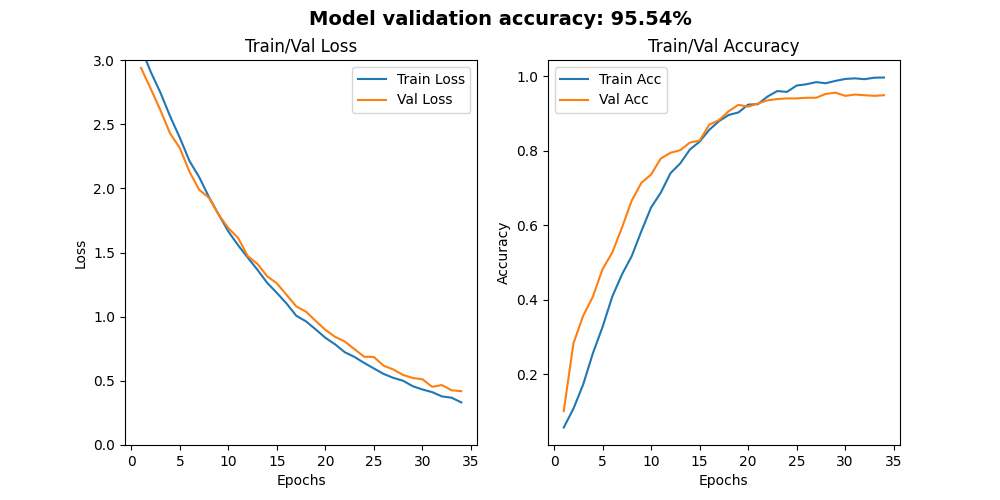

Here is the Python script that generated this plot:
# Accuracy: ~95% +-1%
# Run script: python train.py --model_path ./model.pth --train_data_path ./DATA/train --val_data_path ./DATA/val  --csv_path ./DATA/number_of_samples.csv --log_txt_path ./train.txt --result_png_path ./train_model.png

# Ref: https://www.youtube.com/watch?v=5rD8f1oiuWM
# Ref:https://ithelp.ithome.com.tw/articles/10218698 
# ES: https://www.kaggle.com/general/178486
# Torch ResNet18 sample for santa: https://www.youtube.com/watch?v=5rD8f1oiuWM

import torch
import torch.nn as nn
import torch.optim as optim
from torchvision import models, datasets, transforms
from torchsummary import summary
import matplotlib.pyplot as plt
import pandas as pd
import numpy as np
import argparse
# import seaborn as sns

# Define the command line arguments
parser = argparse.ArgumentParser(description='Testing a pre-trained PyTorch model on a folder of images')
parser.add_argument('--model_path', type=str, default='./model.pth', help='path save the pre-trained model')
parser.add_argument('--train_data_path', type=str, default='./DATA/train', help='path to the train data folder with images')
parser.add_argument('--val_data_path', type=str, default='./DATA/val', help='path to the validation data folder with images')
parser.add_argument('--csv_path', type=str, default='./DATA/number_of_samples.csv', help='path to csv file with number of files for each class into train, validation, and test sets')
parser.add_argument('--log_txt_path', type=str, default='./train.txt', help='path to save epochs result')
parser.add_argument('--result_png_path', type=str, default='./train.png', help='path to save train model plt result')
args = parser.parse_args()

# # Set the device to be used for training
device = torch.device("cuda" if torch.cuda.is_available() else "cpu")
# print(f'GPU/CPU: {torch.cuda.is_available()}')
# print(f'Device: {device}')

# Define the hyperparameters for training
batch_size = 128 #64 if overload
num_epochs = 50
learning_rate = 0.0001
es_target = 5

# Define the transforms to be applied to the data
train_transforms = transforms.Compose([
    transforms.Resize((224, 224)),  # resize the image to 224x224
    transforms.ToTensor(),  # convert the image to a tensor
    transforms.Normalize([0.485, 0.456, 0.406], [0.229, 0.224, 0.225])  # Normalize the image which is commonly used value for ResNet model
])

val_transforms = transforms.Compose([
    transforms.Resize((224, 224)),  # resize the image to 224x224
    transforms.ToTensor(),  # convert the image to a tensor
    transforms.Normalize([0.485, 0.456, 0.406], [0.229, 0.224, 0.225])  # Normalize the image which is commonly used value for ResNet model
])

# Load the data
train_data = datasets.ImageFolder(args.train_data_path, transform=train_transforms)
val_data = datasets.ImageFolder(args.val_data_path, transform=val_transforms)

train_loader = torch.utils.data.DataLoader(train_data, batch_size=batch_size, shuffle=True)
val_loader = torch.utils.data.DataLoader(val_data, batch_size=batch_size)

# Visualising and preparing data and Load the data into a pandas DataFrame
df = pd.read_csv(args.csv_path)

# Calculate the number of samples in the train and validation set
num_train_samples = df['train'].sum()
num_val_samples = df['val'].sum()
num_classes = len(np.unique(df['Name of class']))
# print(f'num_classes: {num_classes}')

# sns.set_style('darkgrid')
# plt.figure(figsize=(12,7))
# sns.barplot(x=df['Number of files'],y=df['Name of class'])


# Define the model
model = models.resnet152(pretrained=True)
num_input_features = model.fc.in_features
print(f'num_input_features: {num_input_features}')
model.fc = nn.Sequential(
    nn.Linear(num_input_features, 512), #in_fc, out_fc
    nn.BatchNorm1d(512),
    nn.ReLU(),
    nn.Dropout(0.2),
    nn.Linear(512, 256),
    nn.BatchNorm1d(256),
    nn.ReLU(),
    nn.Dropout(0.2),
    nn.Linear(256, 128),
    nn.BatchNorm1d(128),
    nn.ReLU(),
    nn.Dropout(0.2),
    nn.Linear(128, num_classes),
)
model = model.to(device)

summary(model, (3, 224, 224)) # input shape of (RGB, H, W)

# Define the optimizer and loss function
optimizer = optim.Adam(model.parameters(), lr=learning_rate, weight_decay=0.001) # large weights, which can help prevent overfitting
criterion = nn.CrossEntropyLoss()

# Train the model
train_losses = []
train_accs = []
val_losses = []
val_accs = []
best_val_acc = 0.0
epochs = 0
es = 5 #EarlyStopping to prevent overfitting

open(args.log_txt_path, 'w') #cleanup txt
for epoch in range(num_epochs):
    epochs += 1
    train_loss = 0.0
    val_loss = 0.0
    train_correct = 0
    val_correct = 0

    # Train the model on the training set
    model.train()
    for images, labels in train_loader: # move the data to GPU
        images = images.to(device)
        labels = labels.to(device)

        optimizer.zero_grad()

        outputs = model(images)
        loss = criterion(outputs, labels)
        loss.backward()
        optimizer.step()

        train_loss += loss.item() * images.size(0)
        _, predictions = torch.max(outputs.data, 1)
        train_correct += (predictions == labels).sum().item()

    train_loss /= num_train_samples
    train_acc = train_correct / num_train_samples

    # Evaluate the model on the validation set
    model.eval()
    with torch.no_grad():
        for images, labels in val_loader:
            images = images.to(device)
            labels = labels.to(device)

            optimizer.zero_grad()

            outputs = model(images)
            loss = criterion(outputs, labels)

            val_loss += loss.item() * images.size(0)
            _, predictions = torch.max(outputs.data, 1)
            val_correct += (predictions == labels).sum().item()

    val_loss /= num_val_samples
    val_acc = val_correct / num_val_samples

    train_losses.append(train_loss)
    train_accs.append(train_acc)
    val_losses.append(val_loss)
    val_accs.append(val_acc)

    # Print and log into txt with the progress result for each epoch
    print('Epoch [{}/{}], Batch Size [{}], Train Loss: {:.4f}, Train Acc: {:.4f}, Val Loss: {:.4f}, Val Acc: {:.4f}'.format(
          epochs, num_epochs, batch_size, train_loss, train_acc, val_loss, val_acc))
    open(args.log_txt_path, 'a').write('Epoch [{}/{}], Batch Size [{}], Train Loss: {:.4f}, Val Loss: {:.4f}, Train Acc: {:.4f}, Val Acc: {:.4f}\n'.format(
          epochs, num_epochs, batch_size, train_loss, val_loss, train_acc, val_acc))
    
# Save the model if the validation accuracy is improved with Early Stopping
    if val_acc > best_val_acc:
        best_val_acc = val_acc
        es = 0
        # torch.save(model.state_dict(), args.model_path)        
    else:
        es += 1
        print("Early stopping counter {} of 5".format(es))
    if es >= es_target:
        print("Early stopping with best_val_acc: ", best_val_acc, "and val_acc for this epoch: ", val_acc, "...")
        break
print("Model saved with validation accuracy: {:.4f}".format(round(best_val_acc * 100, 2)))

# Plot train val losses
fig, (plt1, plt2) = plt.subplots(1, 2, figsize=(10, 5))
epochList = range(1, epochs + 1) #Display epochs start from 1, but not 0 in plt

plt1.plot(epochList, train_losses, label='Train Loss')
plt1.plot(epochList, val_losses, label='Val Loss')
plt1.set_title('Train/Val Loss')
plt1.set_xlabel('Epochs')
plt1.set_ylabel('Loss')
plt1.set_ylim([0, 3.0])
plt1.legend(loc='best')

plt2.plot(epochList, train_accs, label='Train Acc')
plt2.plot(epochList, val_accs, label='Val Acc')
plt2.set_title('Train/Val Accuracy')
plt2.set_xlabel('Epochs')
plt2.set_ylabel('Accuracy')
plt2.legend(loc='best')

fig.suptitle("Model validation accuracy: {:.2f}%".format(round(best_val_acc * 100, 2)), fontsize=14, fontweight='bold')

plt.savefig(args.result_png_path)
plt.show()